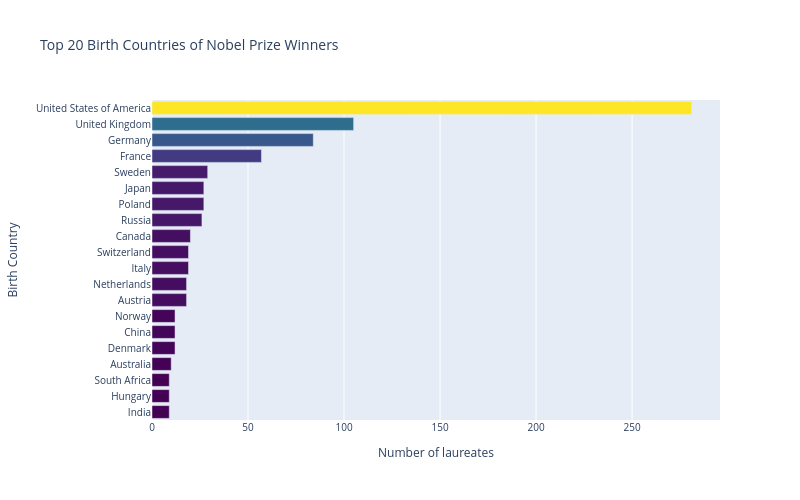

The notebook cell saved with this chart:
### Markdown cell above
**Challenge**: 
* Create a Pandas DataFrame called `top20_countries` that has the two columns. The `prize` column should contain the total number of prizes won. 

<img src=https://i.imgur.com/6HM8rfB.png width=350>

* Is it best to use `birth_country`, `birth_country_current` or `organization_country`? 
* What are some potential problems when using `birth_country` or any of the others? Which column is the least problematic? 
* Then use plotly to create a horizontal bar chart showing the number of prizes won by each country. Here's what you're after:

<img src=https://i.imgur.com/agcJdRS.png width=750>

* What is the ranking for the top 20 countries in terms of the number of prizes?

### Code cell
top_countries = df_data.groupby(['birth_country_current'], 
                                  as_index=False).agg({'prize': pd.Series.count})
 
top_countries.sort_values(by='prize', inplace=True)
top20_countries = top_countries[-20:]
#print(top20_countries)
h_bar = px.bar(x=top20_countries.prize,
               y=top20_countries.birth_country_current,
               orientation='h',
               title="Top 20 Birth Countries of Nobel Prize Winners",
               color=top20_countries.prize,
               color_continuous_scale='Viridis',
               labels={"x": "Number of laureates", "y": "Birth Country"})  
h_bar.update_layout(xaxis_title='Number of laureates', 
                   yaxis_title='Birth Country', # reverse the y-axis to have the highest value on top
                  coloraxis_showscale=False,
                  font_size=10,
                  title_font_size=14,
                  width=800,  # Adjust width to change x scale proportion
                  height=500  # Adjust height to change y scale proportion
                  )
h_bar.show()

### Figure 1 — Plotly figure (JSON) as saved in the notebook; plotly's stock layout.template omitted (floating-point values rounded to 4 significant figures)
{"data": [{"hovertemplate": "Number of laureates=%{x}<br>Birth Country=%{y}<br>color=%{marker.color}<extra></extra>", "legendgroup": "", "marker": {"color": [9, 9, 9, 10, 12, 12, 12, 18, 18, 19, 19, 20, 26, 27, 27, 29, 57, 84, 105, 281], "coloraxis": "coloraxis", "pattern": {"shape": ""}}, "name": "", "orientation": "h", "showlegend": false, "textposition": "auto", "type": "bar", "x": [9, 9, 9, 10, 12, 12, 12, 18, 18, 19, 19, 20, 26, 27, 27, 29, 57, 84, 105, 281], "xaxis": "x", "y": ["India", "Hungary", "South Africa", "Australia", "Denmark", "China", "Norway", "Austria", "Netherlands", "Italy", "Switzerland", "Canada", "Russia", "Poland", "Japan", "Sweden", "France", "Germany", "United Kingdom", "United States of America"], "yaxis": "y"}], "layout": {"barmode": "relative", "coloraxis": {"colorbar": {"title": {"text": "color"}}, "colorscale": [[0, "#440154"], [0.1111, "#482878"], [0.2222, "#3e4989"], [0.3333, "#31688e"], [0.4444, "#26828e"], [0.5556, "#1f9e89"], [0.6667, "#35b779"], [0.7778, "#6ece58"], [0.8889, "#b5de2b"], [1, "#fde725"]], "showscale": false}, "font": {"size": 10}, "height": 500, "legend": {"tracegroupgap": 0}, "title": {"font": {"size": 14}, "text": "Top 20 Birth Countries of Nobel Prize Winners"}, "width": 800, "xaxis": {"anchor": "y", "domain": [0, 1], "title": {"text": "Number of laureates"}}, "yaxis": {"anchor": "x", "domain": [0, 1], "title": {"text": "Birth Country"}}}}
